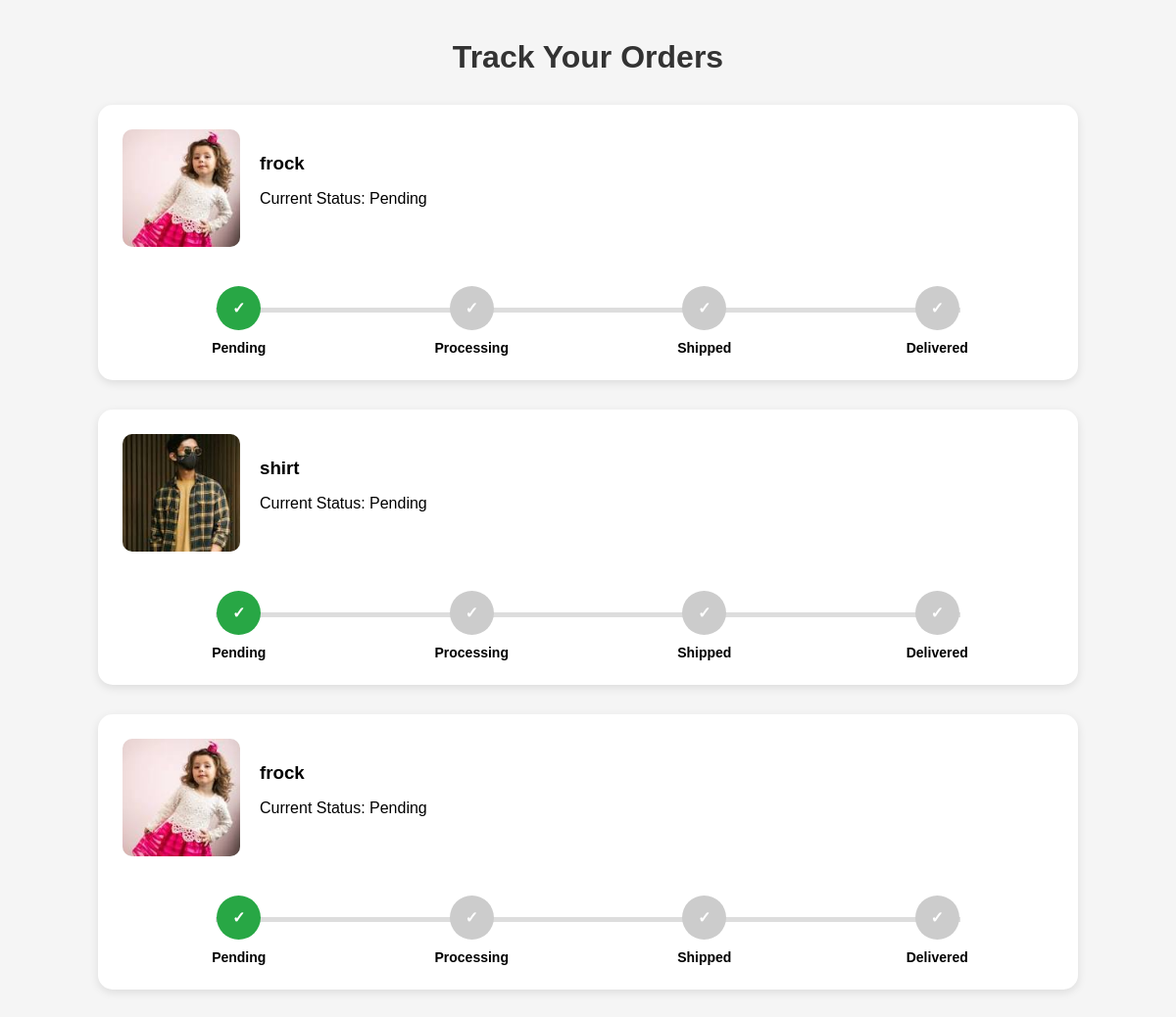
Page /tracking/ (signed in) on the earlier database version.
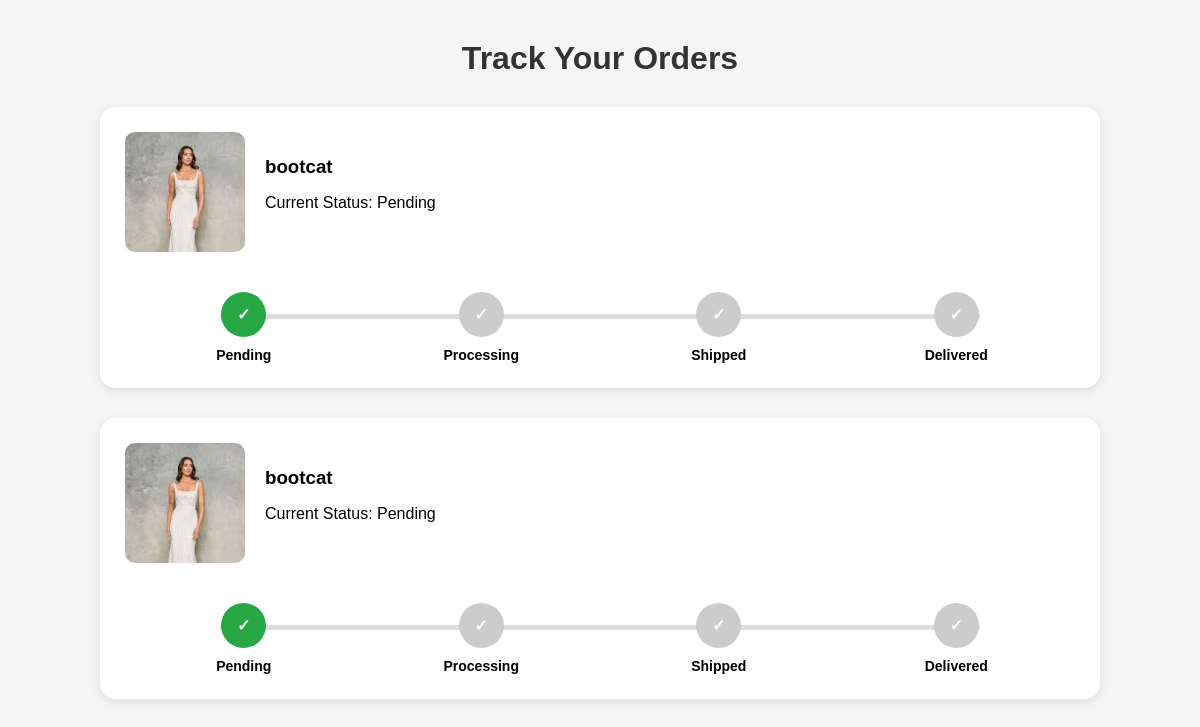
Same page on the later database version.
### flouristapp/models.py (models this page shows, shortened)
class Order(models.Model):
    STATUS_CHOICES = (
        ('Pending', 'Pending'),
        ('Processing', 'Processing'),
        ('Shipped', 'Shipped'),
        ('Delivered', 'Delivered'),
        ('Cancelled', 'Cancelled'),
    )
    user = models.ForeignKey(User, on_delete=models.CASCADE)
    product_name = models.CharField(max_length=255)
    product_image = models.ImageField(upload_to='orders/', blank=True, null=True)
    price = models.DecimalField(max_digits=10, decimal_places=2)
    quantity = models.PositiveIntegerField(default=1)
    status = models.CharField(max_length=20, choices=STATUS_CHOICES, default='Pending')
    total_price = models.DecimalField(max_digits=10, decimal_places=2, blank=True)
    order_date = models.DateTimeField(auto_now_add=True)
    updated_at = models.DateTimeField(auto_now=True)
    class Meta:
        ordering = ['-order_date']

### flouristapp/views.py (the view)
# urls.py: path('tracking/', views.tracking, name='tracking'),
@login_required
def tracking(request):
    orders = Order.objects.filter(user=request.user).order_by('-order_date')
    return render(request, 'tracking.html', {'orders': orders})

### flouristapp/Templates/tracking.html (shortened to what this page needs)
 {% load static %}
<!DOCTYPE html>
<html>
<head>
</head>
<body>
<div class="container">
    <h1 class="title">Track Your Orders</h1>
    {% for order in orders %}
    <div class="card">
        <div class="product">
            {% if order.product_image %}
            <img src="{{ order.product_image.url }}">
            {% endif %}
            <div>
                <h3>{{ order.product_name }}</h3>
                <p>Current Status: {{ order.status }}</p>
            </div>
        </div>
        <div class="track">
            <div class="step active">
                <div class="circle">✓</div>
                <div class="label">Pending</div>
            </div>
            <div class="step {% if order.status == 'Processing' or order.status == 'Shipped' or order.status == 'Delivered' %}active{% endif %}">
                <div class="circle">✓</div>
                <div class="label">Processing</div>
            </div>
            <div class="step {% if order.status == 'Shipped' or order.status == 'Delivered' %}active{% endif %}">
                <div class="circle">✓</div>
                <div class="label">Shipped</div>
            </div>
            <div class="step {% if order.status == 'Delivered' %}active{% endif %}">
                <div class="circle">✓</div>
                <div class="label">Delivered</div>
            </div>
        </div>
    </div>
    {% endfor %}
</div>
</body>
</html>

### flouristapp/Templates/tracking.html (style rules this page uses)
body { background:#f5f5f5; font-family:Arial,sans-serif; margin:0; padding:0; }
.container { width:90%; max-width:1000px; margin:40px auto; }
.title { text-align:center; margin-bottom:30px; color:#333; }
.card { background:white; padding:25px; border-radius:15px; margin-bottom:30px; box-shadow:0 3px 10px rgba(0,0,0,0.1); }
.product { display:flex; align-items:center; gap:20px; margin-bottom:30px; }
.product img { width:120px; height:120px; object-fit:cover; border-radius:10px; }
.product h3 { margin:0; }
.track { display:flex; justify-content:space-between; position:relative; margin-top:40px; }
.track::before { content:''; position:absolute; top:22px; left:10%; width:80%; height:5px; background:#ddd; z-index:1; }
.step { position:relative; z-index:2; text-align:center; flex:1; }
.circle { width:45px; height:45px; border-radius:50%; background:#ccc; color:white; display:flex; justify-content:center; align-items:center; margin:auto; font-weight:bold; }
.active .circle { background:#28a745; }
.label { margin-top:10px; font-size:14px; font-weight:bold; }

Differences in the rows shown:
removed Order: product_image (picture), product_name "frock", status "Pending"
removed Order: product_image (picture), product_name "shirt", status "Pending"
removed Order: product_image (picture), product_name "frock", status "Pending"
added Order: product_image (picture), product_name "bootcat", status "Pending"
added Order: product_image (picture), product_name "bootcat", status "Pending"
